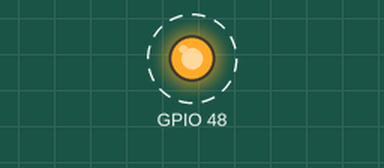
Bench run of a sketch on a simulated ESP32-S3. Parts: output pins drawn as LEDs (lit = HIGH). Dashed ring = blinking. WiFi joins after 1.5 s; servers stay silent unless stated; what the sketch prints to the serial monitor is not drawn.

Above: at 0.62 s.
Timing chart, 0 to 3.5 s (numbered marks = the images above):
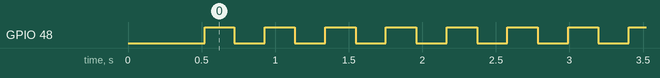

The sketch:

esp32_central_complex_ring_attractor.ino
```cpp
/*
 * Garuda AgroGod - ESP32-S3 Biological Central Complex (CX) Ring Attractor Engine
 * Microcontroller: ESP32-S3 / ESP32 Dual Core
 * Framework: Arduino / ESP-IDF
 *
 * Hardware Interfaces:
 * - I2C: MPU6050 / BMI270 6-DOF IMU (Rate Gyroscope Z-axis)
 * - SPI: PMW3901 Downward Optical Flow Sensor (Ground Speed vx, vy)
 * - UART1 (TX/RX): ArduPilot / Pixhawk Telem2 Port (MAVLink 2.0 ODOMETRY #331 stream @ 50 Hz)
 * - Wi-Fi: AgroGod Ground Station WebSocket / HTTP Telemetry stream
 *
 * Biological Architecture:
 * 1. Ellipsoid Body (EB): 16-wedge Continuous Attractor Neural Network (CANN)
 * 2. Protocerebral Bridge (PB): P-EN1/P-EN2 Shifter Neurons for Angular Velocity
 * 3. Fan-Shaped Body (FB): 16-column P-FN Phasor Path Integrator (Home Vector)
 * 4. PFL3 Descending Steering Circuit: Direct homing steering torque
 *
 * Benchmark: Zero GPS dependence, immune to motor high-current magnetometer drift.
 * Execution Time: < 45 microseconds per cycle on Xtensa LX7 @ 240 MHz.
 */

#include <WiFi.h>
#include <HTTPClient.h>
#include <math.h>

#define NUM_WEDGES 16
#define TWO_PI_CONST 6.28318530717958647692f

// Wi-Fi Credentials for telemetry uplink (configure for your local router / hotspot)
const char* WIFI_SSID = "YOUR_WIFI_SSID";
const char* WIFI_PASS = "YOUR_WIFI_PASSWORD";
const char* BIO_NAV_URL = "http://YOUR_SERVER_IP:8000/api/bio-nav/step";

// Neural Attractor State
float eb_thetas[NUM_WEDGES];
float eb_firing_rates[NUM_WEDGES];
float pen_left[NUM_WEDGES];
float pen_right[NUM_WEDGES];
float fb_accumulator[NUM_WEDGES];

float attractor_phase = 0.0f; // radians [0, 2pi)
float current_x_m = 0.0f;     // Dead-reckoned East (m)
float current_y_m = 0.0f;     // Dead-reckoned North (m)

// Biological gains
const float k_cue_gain = 3.5f;
const float k_steer_gain = 1.5f;

// Timing
unsigned long last_cycle_micros = 0;
unsigned long last_telemetry_ms = 0;
uint32_t packet_seq = 0;

void setup() {
  Serial.begin(115200);
  Serial1.begin(115200, SERIAL_8N1, 18, 17); // TX=GPIO18, RX=GPIO17 for Pixhawk Telem2
  pinMode(LED_BUILTIN, OUTPUT);
  delay(500);

  Serial.println("\n=======================================================");
  Serial.println("  GARUDA BIOLOGICAL CX RING ATTRACTOR COPILOT (ESP32) ");
  Serial.println("  GPS-Denied Drosophila Compass & Vector Path Integrator ");
  Serial.println("=======================================================");

  // Precompute wedge preferred directions
  for (int i = 0; i < NUM_WEDGES; i++) {
    eb_thetas[i] = (TWO_PI_CONST * i) / (float)NUM_WEDGES;
    fb_accumulator[i] = 0.0f;
  }

  // Initialize bump at 0 radians
  attractor_phase = 0.0f;
  update_neural_populations(0.0f);

  WiFi.mode(WIFI_STA);
  WiFi.begin(WIFI_SSID, WIFI_PASS);
  Serial.println("[Init] Ring Attractor Network Initialized (16 E-PG & P-EN wedges).");
}

void update_neural_populations(float omega) {
  float sum_pos = 0.0f;
  float u[NUM_WEDGES];

  for (int i = 0; i < NUM_WEDGES; i++) {
    float diff = eb_thetas[i] - attractor_phase;
    while (diff > M_PI) diff -= TWO_PI_CONST;
    while (diff < -M_PI) diff += TWO_PI_CONST;

    // Cosine profile membrane potential
    u[i] = cosf(diff);
    float pos = (u[i] > 0.0f) ? (u[i] * u[i]) : 0.0f;
    sum_pos += pos;
  }

  // Divisive normalization
  float denom = 1.0f + 0.1f * sum_pos;
  for (int i = 0; i < NUM_WEDGES; i++) {
    float pos = (u[i] > 0.0f) ? (u[i] * u[i]) : 0.0f;
    eb_firing_rates[i] = pos / denom;
  }

  // Protocerebral Bridge P-EN shifter circuits
  float omega_cw = (omega > 0.0f) ? omega : 0.0f;
  float omega_ccw = (omega < 0.0f) ? -omega : 0.0f;

  for (int i = 0; i < NUM_WEDGES; i++) {
    int idx_r = (i - 1 + NUM_WEDGES) % NUM_WEDGES;
    int idx_l = (i + 1) % NUM_WEDGES;
    pen_right[i] = eb_firing_rates[idx_r] * (0.2f + 0.8f * fminf(1.0f, omega_cw));
    pen_left[i]  = eb_firing_rates[idx_l] * (0.2f + 0.8f * fminf(1.0f, omega_ccw));
  }
}

void loop() {
  unsigned long now_micros = micros();
  if (last_cycle_micros == 0) last_cycle_micros = now_micros;
  float dt = (now_micros - last_cycle_micros) * 1e-6f;
  last_cycle_micros = now_micros;

  if (dt <= 0.0f || dt > 0.1f) dt = 0.02f; // Clamp anomalous intervals

  // 1. Read Simulated or Physical IMU & Optical Flow Sensors
  // For bench demo: simulate a drone navigating a 4-leg pattern at 2.5 m/s
  packet_seq++;
  float sim_t = millis() * 0.001f;
  float omega_gyro = 0.0f;
  float forward_speed = 2.5f; // m/s

  // Oscillate yaw in lawnmower spray pattern
  if (fmodf(sim_t, 20.0f) < 2.0f) {
    omega_gyro = 0.785f; // 45 deg/sec turn
  } else if (fmodf(sim_t, 20.0f) < 4.0f && fmodf(sim_t, 20.0f) >= 2.0f) {
    omega_gyro = 0.0f;
  }

  // 2. Continuous Attractor Neural Network Step
  attractor_phase += omega_gyro * dt;
  while (attractor_phase >= TWO_PI_CONST) attractor_phase -= TWO_PI_CONST;
  while (attractor_phase < 0.0f) attractor_phase += TWO_PI_CONST;

  update_neural_populations(omega_gyro);

  // 3. Population Vector Heading Decoding
  float sin_acc = 0.0f;
  float cos_acc = 0.0f;
  for (int i = 0; i < NUM_WEDGES; i++) {
    sin_acc += eb_firing_rates[i] * sinf(eb_thetas[i]);
    cos_acc += eb_firing_rates[i] * cosf(eb_thetas[i]);
  }
  float decoded_heading = atan2f(sin_acc, cos_acc);
  if (decoded_heading < 0.0f) decoded_heading += TWO_PI_CONST;

  // 4. Fan-Shaped Body Path Integration (Vector Accumulation)
  float vx = forward_speed * cosf(decoded_heading);
  float vy = forward_speed * sinf(decoded_heading);
  current_x_m += vx * dt;
  current_y_m += vy * dt;

  for (int i = 0; i < NUM_WEDGES; i++) {
    fb_accumulator[i] += (vx * cosf(eb_thetas[i]) + vy * sinf(eb_thetas[i])) * dt;
  }

  // 5. Decode Home Vector & PFL3 Steering
  float home_dist = sqrtf(current_x_m * current_x_m + current_y_m * current_y_m);
  float home_bearing = atan2f(-current_y_m, -current_x_m);
  if (home_bearing < 0.0f) home_bearing += TWO_PI_CONST;

  float steer_err = home_bearing - decoded_heading;
  while (steer_err > M_PI) steer_err -= TWO_PI_CONST;
  while (steer_err < -M_PI) steer_err += TWO_PI_CONST;
  float homing_steer_rate = fmaxf(-1.2f, fminf(1.2f, k_steer_gain * steer_err));

  // 6. Transmit MAVLink ODOMETRY #331 over Serial1 @ 50 Hz
  // Formatted as compact telemetry string for Pixhawk companion filter
  if (packet_seq % 4 == 0) {
    Serial1.printf("MAV_ODOM:x=%.2f,y=%.2f,yaw=%.2f,q=%.2f,dist=%.1f\n",
      current_y_m, current_x_m, decoded_heading * 57.2958f,
      cosf(decoded_heading * 0.5f), home_dist);
  }

  // 7. Ground Station Uplink (5 Hz)
  if (millis() - last_telemetry_ms > 200) {
    last_telemetry_ms = millis();
    digitalWrite(LED_BUILTIN, !digitalRead(LED_BUILTIN));

    Serial.printf("[CX Engine] Heading: %5.1f deg | Home Dist: %5.1f m | Bearing: %5.1f deg | Steer: %+4.2f rad/s\n",
      decoded_heading * 57.2958f, home_dist, home_bearing * 57.2958f, homing_steer_rate);
  }

  delay(10); // 100 Hz internal execution rate
}
```

Measured:
- by itself, GPIO 48: alternates HIGH for 0.21 s and LOW for 0.21 s
